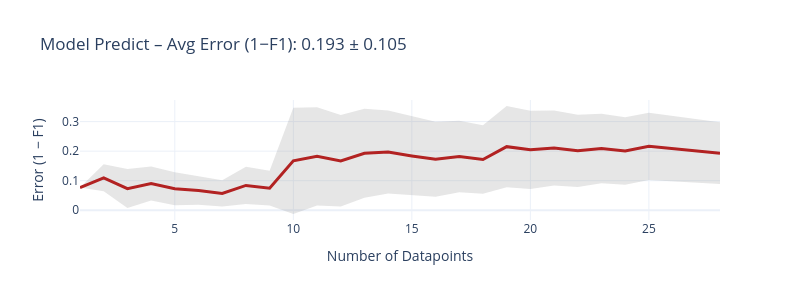
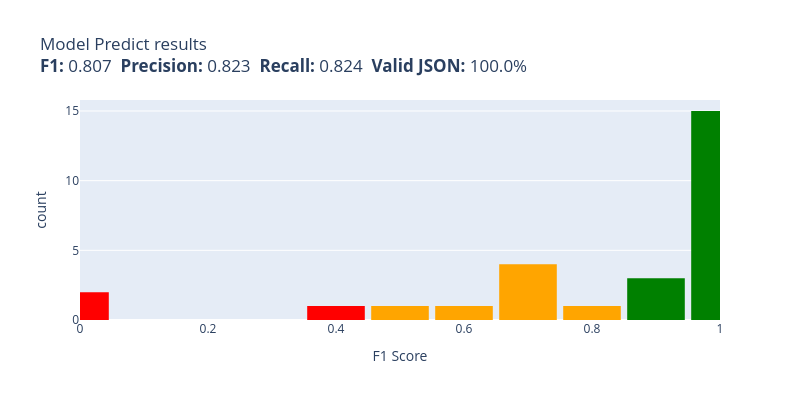

Notebook source saved alongside these figures, in order:
### Code cell
from evaluate import evaluate
evaluate(model_predict, test)

### Figure 1 — Plotly figure (JSON) as saved in the notebook; plotly's stock layout.template omitted (floating-point values rounded to 4 significant figures)
{"data": [{"fill": "toself", "fillcolor": "rgba(128,128,128,0.2)", "hoverinfo": "skip", "line": {"color": "rgba(255,255,255,0)"}, "showlegend": false, "type": "scatter", "x": [1, 2, 3, 4, 5, 6, 7, 8, 9, 10, 11, 12, 13, 14, 15, 16, 17, 18, 19, 20, 21, 22, 23, 24, 25, 26, 27, 28, 28, 27, 26, 25, 24, 23, 22, 21, 20, 19, 18, 17, 16, 15, 14, 13, 12, 11, 10, 9, 8, 7, 6, 5, 4, 3, 2, 1], "y": [0.07692, 0.1556, 0.1393, 0.1483, 0.1286, 0.1145, 0.1016, 0.147, 0.1332, 0.3472, 0.3483, 0.322, 0.3436, 0.3371, 0.317, 0.299, 0.3024, 0.2872, 0.3527, 0.3367, 0.3371, 0.3232, 0.3268, 0.3144, 0.3301, 0.3185, 0.3078, 0.2977, 0.08853, 0.09275, 0.09738, 0.1025, 0.08615, 0.09118, 0.07888, 0.08409, 0.0722, 0.07769, 0.05601, 0.06101, 0.04543, 0.05047, 0.05658, 0.04193, 0.01234, 0.01635, -0.0127, 0.01617, 0.02112, 0.01257, 0.01873, 0.01649, 0.03298, 0.007198, 0.0642, 0.07692]}, {"customdata": [[0], [0.04569], [0.06606], [0.05768], [0.05603], [0.04788], [0.04452], [0.06293], [0.05854], [0.1799], [0.166], [0.1548], [0.1508], [0.1403], [0.1332], [0.1268], [0.1207], [0.1156], [0.1375], [0.1323], [0.1265], [0.1221], [0.1178], [0.1141], [0.1138], [0.1106], [0.1075], [0.1046]], "hovertemplate": "n=%{x}<br>Avg 1−F1=%{y:.3f}<br>±95% CI=%{customdata[0]:.3f}<extra></extra>", "line": {"color": "firebrick", "width": 3}, "mode": "lines", "name": "Cumulative Avg Error", "type": "scatter", "x": [1, 2, 3, 4, 5, 6, 7, 8, 9, 10, 11, 12, 13, 14, 15, 16, 17, 18, 19, 20, 21, 22, 23, 24, 25, 26, 27, 28], "y": [0.07692, 0.1099, 0.07326, 0.09066, 0.07253, 0.06661, 0.0571, 0.08405, 0.07471, 0.1672, 0.1823, 0.1671, 0.1927, 0.1968, 0.1837, 0.1722, 0.1817, 0.1716, 0.2152, 0.2045, 0.2106, 0.201, 0.209, 0.2003, 0.2163, 0.208, 0.2003, 0.1931]}], "layout": {"height": 300, "showlegend": false, "title": {"text": "Model Predict – Avg Error (1−F1): 0.193 ± 0.105"}, "width": 800, "xaxis": {"title": {"text": "Number of Datapoints"}}, "yaxis": {"title": {"text": "Error (1 − F1)"}}}}

### Figure 2 — Plotly figure (JSON) as saved in the notebook; plotly's stock layout.template omitted (floating-point values rounded to 4 significant figures)
{"data": [{"bingroup": "x", "hovertemplate": "color=green<br>F1 Score=%{x}<br>count=%{y}<extra></extra>", "legendgroup": "green", "marker": {"color": "green", "pattern": {"shape": ""}}, "name": "green", "nbinsx": 20, "orientation": "v", "showlegend": true, "type": "histogram", "x": [0.9231, 0.8571, 1.0, 0.8571, 1.0, 0.963, 1.0, 1.0, 1.0, 1.0, 1.0, 1.0, 1.0, 1.0, 1.0, 1.0, 1.0, 1.0], "xaxis": "x", "yaxis": "y"}, {"bingroup": "x", "hovertemplate": "color=orange<br>F1 Score=%{x}<br>count=%{y}<extra></extra>", "legendgroup": "orange", "marker": {"color": "orange", "pattern": {"shape": ""}}, "name": "orange", "nbinsx": 20, "orientation": "v", "showlegend": true, "type": "histogram", "x": [0.7273, 0.6667, 0.5, 0.75, 0.6667, 0.6667, 0.6154], "xaxis": "x", "yaxis": "y"}, {"bingroup": "x", "hovertemplate": "color=red<br>F1 Score=%{x}<br>count=%{y}<extra></extra>", "legendgroup": "red", "marker": {"color": "red", "pattern": {"shape": ""}}, "name": "red", "nbinsx": 20, "orientation": "v", "showlegend": true, "type": "histogram", "x": [0.0, 0.0, 0.4], "xaxis": "x", "yaxis": "y"}], "layout": {"bargap": 0.1, "barmode": "relative", "height": 400, "legend": {"title": {"text": "color"}, "tracegroupgap": 0}, "showlegend": false, "title": {"text": "Model Predict results<br><b>F1:</b> 0.807  <b>Precision:</b> 0.823  <b>Recall:</b> 0.824  <b>Valid JSON:</b> 100.0%"}, "width": 800, "xaxis": {"anchor": "y", "domain": [0, 1], "range": [0, 1], "title": {"text": "F1 Score"}}, "yaxis": {"anchor": "x", "domain": [0, 1], "title": {"text": "count"}}}}
